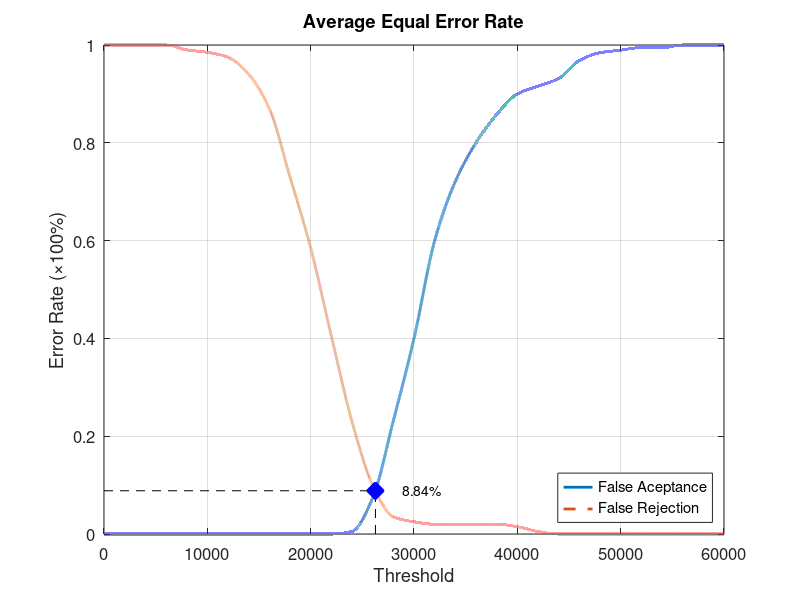
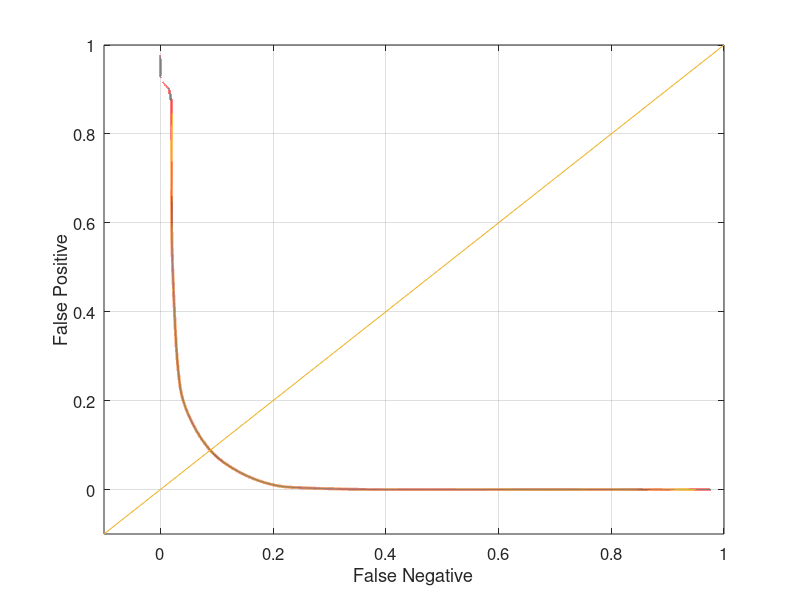

Here is the MATLAB script that generated these plots, in order:
function yEER = Database1_2
close all;
clear;
clc;
x = 0:2000:60000;
xq = 0:0.5:60000;

y0 = [0 0 0 0 0 0 0 0 0 0 0 0 0.00526316 0.0736842 0.231579 0.4 0.6 0.721053 0.8 0.857895 0.9 0.915789 0.931579 0.968421 0.984211 0.989474 0.994737 0.994737 1 1 1];
yy0 = interp1(x, y0, xq, 'pchip');
y1 = [1 1 1 1 0.99 0.985 0.975 0.94 0.87 0.73 0.585 0.405 0.23 0.1 0.035 0.025 0.02 0.02 0.02 0.02 0.015 0.005 0 0 0 0 0 0 0 0 0];
yy1 = interp1(x, y1, xq, 'pchip');

% Calculating EER: 
y2 = abs(y0 - y1);
find(y2 == min(y2))
yy2 = abs(yy0 - yy1);
xEER = find(yy2 == min(yy2));
xEERIndex = xq(xEER) % X-axis EER
yEER = yy0(xEER) % Y-axis EER

main = figure
plot(xq, yy0,'-','LineWidth', 2);	hold on
plot(xq, yy1,'--','LineWidth', 2);	hold on
plot([xEERIndex xEERIndex], [0 yEER], 'k--');	hold on
plot([0 xEERIndex], [yEER yEER], 'k--');	hold on
plot(xEERIndex, yEER, 'bx', 'LineWidth', 10);	hold on
text(xEERIndex + 10 * xEERIndex / 100, yEER, [num2str(round((10000 * yEER)) / 100) '%'])
legend('False Aceptance', 'False Rejection', 'Location', 'SouthEast')
xlabel('Threshold')
ylabel('Error Rate (\times100%)')
title('Average Equal Error Rate')
set(gca, 'FontSize', 12)
axis([0 60000 0 1])
grid on

print(main, 'Database1_2Main', '-dpng');
FNRxFPR = figure('Color', [1 1 1]);
plot(yy1, yy0, '-', yy1, yy0, 'LineWidth', 2);
hold on
y = -0.1:0.1:1
plot(y, y); 
set(gca, 'FontSize', 12)
xlabel('False Negative')
ylabel('False Positive')
axis([-0.1 1 -0.1 1])
set(gca, 'FontSize', 12)
grid on

print(FNRxFPR, 'Database1_2FNRxFPR','-dpng');
end
